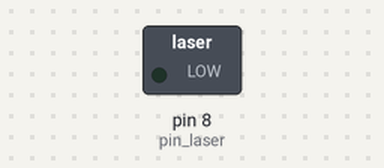
Bench run of a sketch on a simulated Arduino Mega 2560, built with avr-gcc and run on an emulated ATmega2560. On the bench: switched loads named in the sketch (green lamp = pin HIGH). The modem accepts every AT command (registered, SIM ready, sends succeed) and sends nothing else.

Above: at 0.1 s.
At 86.2 s:
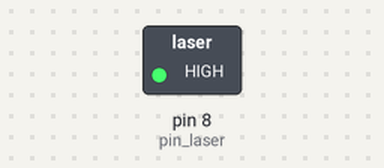
Timing chart, 0 to 113.8 s (numbered marks = the images above):
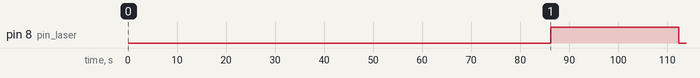

The sketch:

basic_test.ino
```cpp
#include <brazo.h>

const int pin_laser = 8;
const int pin_taladro = 8;

brazo brazo1;


void setup()
{
	pinMode(pin_laser, OUTPUT);
	digitalWrite(pin_laser, LOW);
	pinMode(pin_taladro, OUTPUT);
	digitalWrite(pin_taladro, LOW);

	//Serial.begin(115200);
	brazo1.init();
	//delay(5000);
	Serial2.begin(9600);
	/*Serial2.println("1");
	brazo1.modelo_inverso(125.89, 0, 95.52, 0);
	delay(5000);
	Serial2.println("2");
	brazo1.modelo_inverso(110, -110, -100, 0);
	delay(5000);  */
	Serial2.println("Brazo a resposo");
	brazo1.go_home();
	delay(7000);
	Serial2.println("Sacando brazo a posición de comienzo");
	brazo1.go_start();
	delay(7000);
	Serial2.println("Temperatura");
	brazo1.carga_herramienta(1);
	delay(7000);
	Serial2.println("Taladro");
	brazo1.carga_herramienta(3);
	delay(7000);
	Serial2.println("Laser");
	brazo1.carga_herramienta(2);
	delay(7000);
	Serial2.println("Posición para el laser");
	brazo1.modelo_inverso(130, -30, 0, -PI_2);
	//digitalWrite(pin_laser, HIGH);
	delay(7000);
	//digitalWrite(pin_laser, LOW);
	Serial2.println("Temperatura");
	brazo1.carga_herramienta(1);
	delay(7000);
	Serial2.println("Posición para temperatura");
	brazo1.linea_recta(150, -50, 0, 150, -50, -20, -PI_2, 100);
	delay(7000);
	Serial2.println("Taladro");
	brazo1.carga_herramienta(3);
	delay(7000);
	Serial2.println("Activa el taladro");
	digitalWrite(pin_taladro, HIGH);
	Serial2.println("Baja el taladro");
	brazo1.linea_recta(150, -50, -20, 150, -50, -80, -PI_2, 100);
	delay(5000);
	Serial2.println("Sube el taladro");
	brazo1.linea_recta(150, -50, -80, 150, -50, -20, -PI_2, 100);
	delay(2000);
	Serial2.println("Apago el taladro");
	digitalWrite(pin_taladro, LOW);
	Serial2.println("Brazo a resposo");
	brazo1.go_home();


}

void loop()
{
}
```

brazo.h
```cpp
#ifndef brazo_h

#define brazo_h
#include <stdio.h>


#define tempo 1

#define PI_7_4	7*3.1415926535/4  	//315º
#define PI_3_2	3*3.1415926535/2  	//270º
#define PI_5_4	5*3.1415926535/4  	//225º
#define PI 		3.1415926535		//180º
#define PI_3_4	3*3.1415926535/4	//135º
#define PI_2_3	2*3.1415926535/3	//120º
#define PI_7_12	7*3.1415926535/12	//105º
#define PI_2 	3.1415926535/2   	//90º
#define PI_4	3.1415926535/4		//45º
#define PI_1_6	3.1415926535/6		//30º
#define PI_1_12	3.1415926535/12		//15º

// Número de servo para el controlador
#define eje_0 0
#define eje_1 1
#define eje_2 2
#define eje_3 3
#define eje_4 4

// Ángulo de desviación
#define desv_0 25
#define desv_1 0.1188
#define desv_2 0.104
#define desv_3 PI_1_12

//Distancia del brazo 1
#define D1 125.89

//Distancia del brazo 2
#define D2 95.52

//Valores de home
#define home_0	-PI_2
#define home_1	-0.698
#define home_2	-PI_7_12

//Valores de home
#define start_0	-PI_4
#define start_1	PI_4
#define start_2	-PI_2

//Valores de offset para las coordenadas
#define x_0		0
#define y_0		0
#define z_0		0

// Límites de los motores
#define eje_0_min	0
#define eje_0_max	PI_3_4
#define eje_1_min	-PI_3_4
#define eje_1_max	PI_3_4
#define eje_2_min	-PI_3_4
#define eje_2_max	PI_4
#define eje_3_min	-PI_3_4
#define eje_3_max	PI_3_4

// Valores directos de los servos para posicionar la herramienta en el servo 4
#define herramienta1	727		// Temperatura
#define herramienta2	1388	// Laser
#define herramienta3	2280	// Taladro


class brazo
{

	private:

	float h, h0, h1, h2;
	float theta0;
	float theta1, theta11, theta12;
	float theta2, theta21, theta22;
	float theta3;

	void set_angle(unsigned char servo, float angle_rad);
	void set_speed(unsigned char servo, unsigned int spd);
	void set_accel(unsigned char servo, unsigned int accel);
	float map_f(float x, float in_min, float in_max, float out_min, float out_max);


	public:

	brazo();

	void go_home();
	void go_start();
	void init();

	void set_leg(	int8_t n_brazo,
					int8_t servo_0,
					int8_t servo_1,
					int8_t servo_2,
					int8_t servo_3,
					int8_t servo_4,
					int8_t motor);

	void modelo_inverso(float px,
						float py,
						float pz,
						float ang_herramienta);

	void linea_recta(	float x_ini,
						float y_ini,
						float z_ini,
						float x_fin,
						float y_fin,
						float z_fin,
						float ang_herramienta,
						int velocidad);

	void carga_herramienta(uint8_t herramienta);

};

//extern PataClass Pata;

#endif
```
